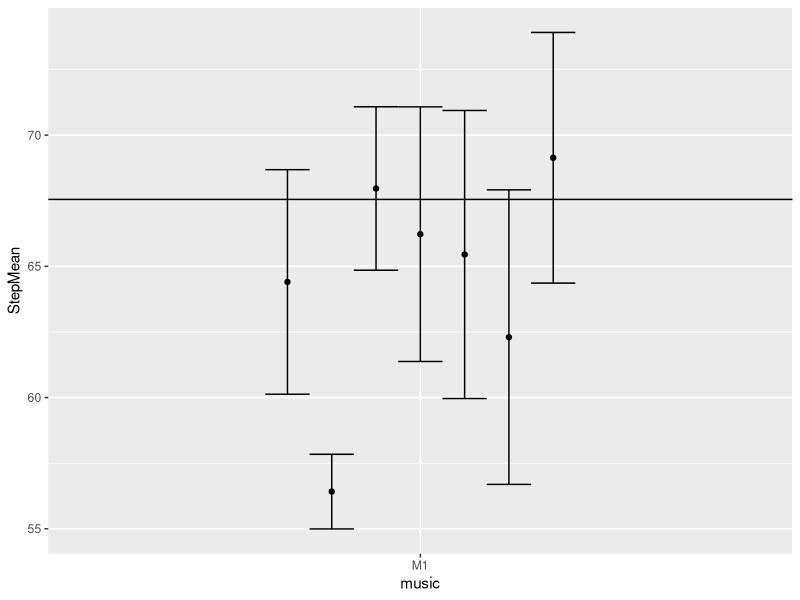

The R script that drew this image:
setwd("C:/Users/andre/Documents/UNI/Master_Digital_Humanities/S1_WS2023/UE_Motion_Capture/")

df <- read.csv("deviation.csv", header=TRUE, sep=",")

df

aggregate(MusicMean ~ music, data = df, FUN = mean)

# Load ggplot2
# install.packages("ggplot2")
library(ggplot2)

# plot the point plot 
p<-ggplot(df[df$music == 'M1',], aes(x=music, y=StepMean, group=interaction(person, music))) +  
  geom_point(position=position_dodge(0.5))+ 
  geom_errorbar(aes(ymin=StepMean-std, ymax=StepMean+std), width=.5, 
                position=position_dodge(0.5))+
  geom_hline(yintercept = 67.55)
  #geom_hline(yintercept = 74.91)+
 #geom_hline(yintercept = 64.78) +
 # facet_wrap(~ music)

p
  
